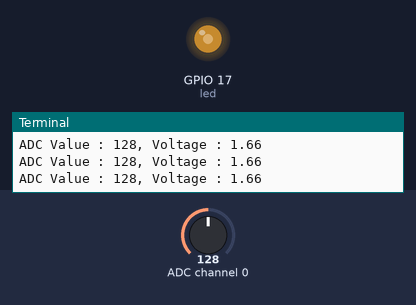
The program below on a simulated Raspberry Pi (BCM pin numbers). Shown: output pins drawn as LEDs (lit = HIGH), the last lines printed to the terminal. The inputs (shaded band) are chosen by the test bench; at power-on: ADC channel 0 = 128 (analog values on the 0–255 scale).

Above: at 1.2 s.
1.3 s: ADC channel 0 set to 178
At 2.0 s:
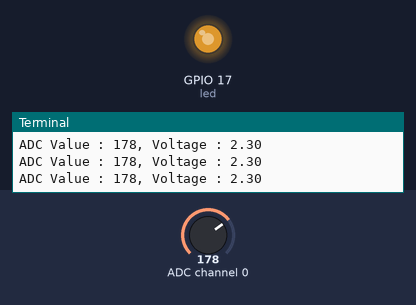
2.8 s: ADC channel 0 set to 224
At 3.1 s:
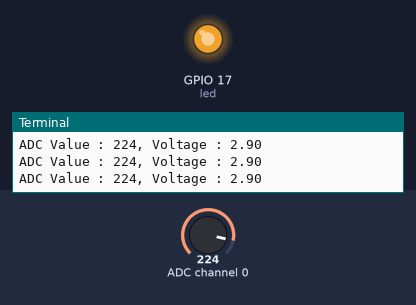
4.3 s: ADC channel 0 set to 30
At 5.5 s:
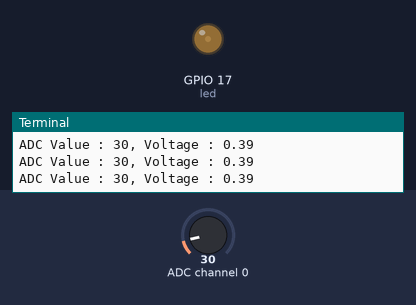
5.8 s: ADC channel 0 set to 0
At 6.6 s:
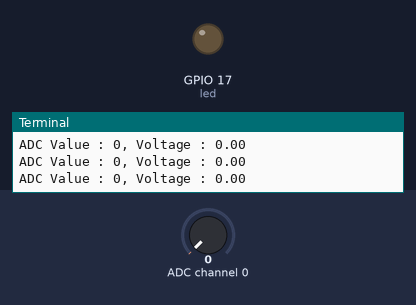
Timing chart, 0 to 8.3 s (numbered marks = the images above; inputs shaded):
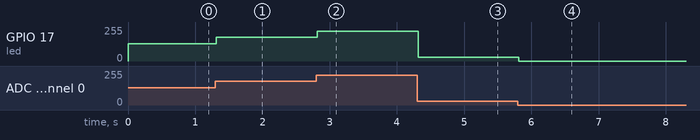

The program:

Softlight.py
```python
from gpiozero import PWMLED
import time
from ADCDevice import *

led = PWMLED(17,frequency=1000)
adc = ADCDevice()

def setup():
    global adc
    if(adc.detectI2C(0x48)):
        adc = PCF8591()
    elif(adc.detectI2C(0x4b)):
        adc = ADS7830()
    else:
        print("No correct I2C address found, \n"
        "Please use command 'i2cdetect -y 1' to check the I2C address! \n"
        "Program Exit. \n");
        exit(-1)

def loop():
    while True:
        value = adc.analogRead(0)
        led.value = value / 255.0
        voltage = value / 255.0 * 3.3
        print ('ADC Value : %d, Voltage : %.2f'%(value,voltage))
        time.sleep(0.03)

def destroy():
    led.close()
    adc.close()

if __name__ == '__main__':
    print ('Program is starting ... ')
    try:
        setup()
        loop()
    except KeyboardInterrupt:
        destroy()
        print("Ending program")
```

ADCDevice.py
```python
import smbus

class ADCDevice(object):
    def __init__(self):
        self.cmd = 0
        self.address = 0
        self.bus=smbus.SMBus(1)

    def detectI2C(self,addr):
        try:
            self.bus.write_byte(addr,0)
            print("Found device in address 0x%x"%(addr))
            return True
        except:
            print("Not found device in address 0x%x"%(addr))
            return False

    def close(self):
        self.bus.close()

class PCF8591(ADCDevice):
    def __init__(self):
        super(PCF8591, self).__init__()
        self.cmd = 0x40
        self.address = 0x48

    def analogRead(self, chn):
        value = self.bus.read_byte_data(self.address, self.cmd+chn)
        value = self.bus.read_byte_data(self.address, self.cmd+chn)
        return value

    def analogWrite(self,value): # write DAC value
        self.bus.write_byte_data(address,cmd,value)

class ADS7830(ADCDevice):
    def __init__(self):
        super(ADS7830, self).__init__()
        self.cmd = 0x84
        self.address = 0x4b

    def analogRead(self, chn):
        value = self.bus.read_byte_data(self.address, self.cmd|(((chn<<2 | chn>>1)&0x07)<<4))
        return value
```

Measured:
- after the input at 1.3 s, GPIO 17 (led): 128/255 → 178/255 at once
- after the input at 2.8 s, GPIO 17 (led): 178/255 → 224/255 at once
- after the input at 4.3 s, GPIO 17 (led): 224/255 → 30/255 at once
- after the input at 5.8 s, GPIO 17 (led): 30/255 → 0/255 at once
